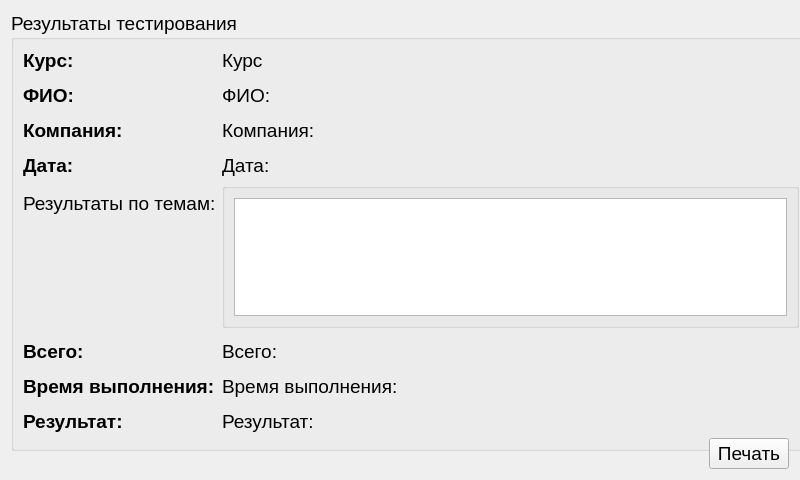
<?xml version="1.0" encoding="UTF-8"?>
<ui version="4.0">
 <class>FillResult</class>
 <widget class="QWidget" name="FillResult">
  <property name="geometry">
   <rect>
    <x>0</x>
    <y>0</y>
    <width>800</width>
    <height>480</height>
   </rect>
  </property>
  <property name="sizePolicy">
   <sizepolicy hsizetype="Fixed" vsizetype="Fixed">
    <horstretch>0</horstretch>
    <verstretch>0</verstretch>
   </sizepolicy>
  </property>
  <property name="minimumSize">
   <size>
    <width>800</width>
    <height>480</height>
   </size>
  </property>
  <property name="maximumSize">
   <size>
    <width>812</width>
    <height>483</height>
   </size>
  </property>
  <property name="font">
   <font>
    <pointsize>14</pointsize>
   </font>
  </property>
  <property name="windowTitle">
   <string>Form</string>
  </property>
  <layout class="QVBoxLayout" name="verticalLayout">
   <item>
    <widget class="QGroupBox" name="onprint">
     <property name="sizePolicy">
      <sizepolicy hsizetype="Expanding" vsizetype="Expanding">
       <horstretch>0</horstretch>
       <verstretch>0</verstretch>
      </sizepolicy>
     </property>
     <property name="minimumSize">
      <size>
       <width>800</width>
       <height>440</height>
      </size>
     </property>
     <property name="maximumSize">
      <size>
       <width>800</width>
       <height>440</height>
      </size>
     </property>
     <property name="title">
      <string>Результаты тестирования</string>
     </property>
     <layout class="QVBoxLayout" name="verticalLayout_2">
      <item>
       <layout class="QFormLayout" name="formLayout">
        <item row="0" column="0">
         <widget class="QLabel" name="label_2">
          <property name="font">
           <font>
            <pointsize>14</pointsize>
            <bold>true</bold>
           </font>
          </property>
          <property name="text">
           <string>Курс:</string>
          </property>
         </widget>
        </item>
        <item row="0" column="1">
         <widget class="QLabel" name="course">
          <property name="sizePolicy">
           <sizepolicy hsizetype="Expanding" vsizetype="Expanding">
            <horstretch>0</horstretch>
            <verstretch>0</verstretch>
           </sizepolicy>
          </property>
          <property name="text">
           <string>Курс</string>
          </property>
         </widget>
        </item>
        <item row="1" column="1">
         <spacer name="verticalSpacer">
          <property name="orientation">
           <enum>Qt::Vertical</enum>
          </property>
          <property name="sizeHint" stdset="0">
           <size>
            <width>20</width>
            <height>40</height>
           </size>
          </property>
         </spacer>
        </item>
        <item row="2" column="0">
         <widget class="QLabel" name="label_3">
          <property name="font">
           <font>
            <pointsize>14</pointsize>
            <bold>true</bold>
           </font>
          </property>
          <property name="text">
           <string>ФИО:</string>
          </property>
         </widget>
        </item>
        <item row="2" column="1">
         <widget class="QLabel" name="name">
          <property name="text">
           <string>ФИО:</string>
          </property>
         </widget>
        </item>
        <item row="3" column="1">
         <spacer name="verticalSpacer_2">
          <property name="orientation">
           <enum>Qt::Vertical</enum>
          </property>
          <property name="sizeHint" stdset="0">
           <size>
            <width>20</width>
            <height>40</height>
           </size>
          </property>
         </spacer>
        </item>
        <item row="4" column="0">
         <widget class="QLabel" name="label_4">
          <property name="font">
           <font>
            <pointsize>14</pointsize>
            <bold>true</bold>
           </font>
          </property>
          <property name="text">
           <string>Компания:</string>
          </property>
         </widget>
        </item>
        <item row="4" column="1">
         <widget class="QLabel" name="company">
          <property name="text">
           <string>Компания:</string>
          </property>
         </widget>
        </item>
        <item row="5" column="1">
         <spacer name="verticalSpacer_3">
          <property name="orientation">
           <enum>Qt::Vertical</enum>
          </property>
          <property name="sizeHint" stdset="0">
           <size>
            <width>20</width>
            <height>40</height>
           </size>
          </property>
         </spacer>
        </item>
        <item row="6" column="0">
         <widget class="QLabel" name="label_5">
          <property name="font">
           <font>
            <pointsize>14</pointsize>
            <bold>true</bold>
           </font>
          </property>
          <property name="text">
           <string>Дата:</string>
          </property>
         </widget>
        </item>
        <item row="6" column="1">
         <widget class="QLabel" name="label_14">
          <property name="text">
           <string>Дата:</string>
          </property>
         </widget>
        </item>
        <item row="7" column="0">
         <widget class="QLabel" name="label_6">
          <property name="text">
           <string>Результаты по темам:</string>
          </property>
         </widget>
        </item>
        <item row="8" column="1">
         <spacer name="verticalSpacer_4">
          <property name="orientation">
           <enum>Qt::Vertical</enum>
          </property>
          <property name="sizeHint" stdset="0">
           <size>
            <width>20</width>
            <height>40</height>
           </size>
          </property>
         </spacer>
        </item>
        <item row="9" column="0">
         <widget class="QLabel" name="label_8">
          <property name="font">
           <font>
            <pointsize>14</pointsize>
            <bold>true</bold>
           </font>
          </property>
          <property name="text">
           <string>Всего:</string>
          </property>
         </widget>
        </item>
        <item row="9" column="1">
         <widget class="QLabel" name="credit">
          <property name="text">
           <string>Всего:</string>
          </property>
         </widget>
        </item>
        <item row="10" column="1">
         <spacer name="verticalSpacer_5">
          <property name="orientation">
           <enum>Qt::Vertical</enum>
          </property>
          <property name="sizeHint" stdset="0">
           <size>
            <width>20</width>
            <height>40</height>
           </size>
          </property>
         </spacer>
        </item>
        <item row="11" column="0">
         <widget class="QLabel" name="label_9">
          <property name="font">
           <font>
            <pointsize>14</pointsize>
            <bold>true</bold>
           </font>
          </property>
          <property name="text">
           <string>Время выполнения:</string>
          </property>
         </widget>
        </item>
        <item row="11" column="1">
         <widget class="QLabel" name="time">
          <property name="text">
           <string>Время выполнения:</string>
          </property>
         </widget>
        </item>
        <item row="12" column="1">
         <spacer name="verticalSpacer_6">
          <property name="orientation">
           <enum>Qt::Vertical</enum>
          </property>
          <property name="sizeHint" stdset="0">
           <size>
            <width>20</width>
            <height>40</height>
           </size>
          </property>
         </spacer>
        </item>
        <item row="13" column="0">
         <widget class="QLabel" name="label_10">
          <property name="font">
           <font>
            <pointsize>14</pointsize>
            <bold>true</bold>
           </font>
          </property>
          <property name="text">
           <string>Результат:</string>
          </property>
         </widget>
        </item>
        <item row="13" column="1">
         <widget class="QLabel" name="result">
          <property name="text">
           <string>Результат:</string>
          </property>
         </widget>
        </item>
        <item row="14" column="1">
         <spacer name="verticalSpacer_7">
          <property name="orientation">
           <enum>Qt::Vertical</enum>
          </property>
          <property name="sizeHint" stdset="0">
           <size>
            <width>20</width>
            <height>40</height>
           </size>
          </property>
         </spacer>
        </item>
        <item row="7" column="1">
         <widget class="QGroupBox" name="groupBox">
          <property name="title">
           <string/>
          </property>
          <layout class="QVBoxLayout" name="verticalLayout_3">
           <item>
            <widget class="QTableWidget" name="tableWidget">
             <property name="font">
              <font>
               <pointsize>14</pointsize>
              </font>
             </property>
             <property name="focusPolicy">
              <enum>Qt::StrongFocus</enum>
             </property>
             <property name="editTriggers">
              <set>QAbstractItemView::NoEditTriggers</set>
             </property>
             <property name="showGrid">
              <bool>false</bool>
             </property>
             <property name="columnCount">
              <number>0</number>
             </property>
            </widget>
           </item>
           <item>
            <layout class="QVBoxLayout" name="verticalLayout_3"/>
           </item>
          </layout>
         </widget>
        </item>
       </layout>
      </item>
     </layout>
    </widget>
   </item>
   <item>
    <layout class="QHBoxLayout" name="horizontalLayout">
     <item>
      <spacer name="horizontalSpacer">
       <property name="orientation">
        <enum>Qt::Horizontal</enum>
       </property>
       <property name="sizeHint" stdset="0">
        <size>
         <width>40</width>
         <height>20</height>
        </size>
       </property>
      </spacer>
     </item>
     <item>
      <widget class="QPushButton" name="pushButton">
       <property name="text">
        <string>Печать</string>
       </property>
      </widget>
     </item>
    </layout>
   </item>
  </layout>
 </widget>
 <resources/>
 <connections/>
</ui>
